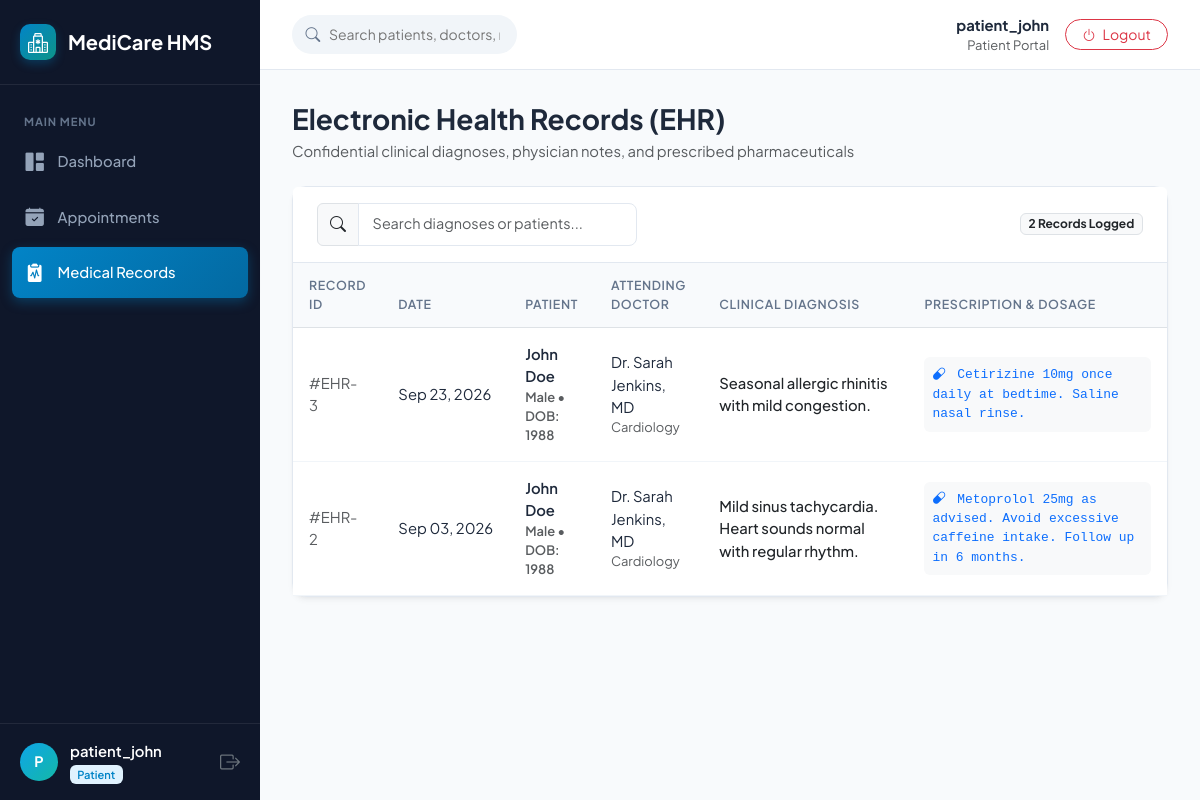
/medical-records (signed in), run on the app's committed database.
### models.py (models this page shows, shortened)
class User(db.Model):
    __tablename__ = 'users'
    id = db.Column(db.Integer, primary_key=True)
    username = db.Column(db.String(50), unique=True, nullable=False)
    password_hash = db.Column(db.String(255), nullable=False)
    role = db.Column(db.Enum('admin', 'doctor', 'receptionist', 'patient', name='user_roles'), nullable=False)
    email = db.Column(db.String(100), unique=True, nullable=False)
    created_at = db.Column(db.DateTime, default=datetime.utcnow)
    doctor_profile = db.relationship('Doctor', backref='user', uselist=False, cascade='all, delete-orphan')
    patient_profile = db.relationship('Patient', backref='user', uselist=False)

class MedicalRecord(db.Model):
    __tablename__ = 'medical_records'
    id = db.Column(db.Integer, primary_key=True)
    patient_id = db.Column(db.Integer, db.ForeignKey('patients.id', ondelete='CASCADE'), nullable=False)
    doctor_id = db.Column(db.Integer, db.ForeignKey('doctors.id', ondelete='CASCADE'), nullable=False)
    diagnosis = db.Column(db.Text, nullable=False)
    prescription = db.Column(db.Text, nullable=False)
    record_date = db.Column(db.DateTime, default=datetime.utcnow)

class Patient(db.Model):
    __tablename__ = 'patients'
    id = db.Column(db.Integer, primary_key=True)
    user_id = db.Column(db.Integer, db.ForeignKey('users.id', ondelete='SET NULL'), nullable=True)
    full_name = db.Column(db.String(100), nullable=False)
    dob = db.Column(db.Date, nullable=False)
    gender = db.Column(db.Enum('Male', 'Female', 'Other', name='patient_gender'), nullable=False)
    phone = db.Column(db.String(20), nullable=False)
    address = db.Column(db.Text, nullable=True)
    emergency_contact = db.Column(db.String(100), nullable=True)
    created_at = db.Column(db.DateTime, default=datetime.utcnow)
    appointments = db.relationship('Appointment', backref='patient', cascade='all, delete-orphan', lazy='dynamic')
    medical_records = db.relationship('MedicalRecord', backref='patient', cascade='all, delete-orphan', lazy='dynamic')
    billings = db.relationship('Billing', backref='patient', cascade='all, delete-orphan', lazy='dynamic')

class Doctor(db.Model):
    __tablename__ = 'doctors'
    id = db.Column(db.Integer, primary_key=True)
    user_id = db.Column(db.Integer, db.ForeignKey('users.id', ondelete='CASCADE'), nullable=False)
    full_name = db.Column(db.String(100), nullable=False)
    specialization = db.Column(db.String(100), nullable=False)
    phone = db.Column(db.String(20), nullable=False)
    room_number = db.Column(db.String(20), nullable=False)
    created_at = db.Column(db.DateTime, default=datetime.utcnow)
    appointments = db.relationship('Appointment', backref='doctor', cascade='all, delete-orphan', lazy='dynamic')
    medical_records = db.relationship('MedicalRecord', backref='doctor', cascade='all, delete-orphan', lazy='dynamic')

### app.py (the view)
    @app.route('/medical-records')
    @login_required
    def medical_records_view():
        role = session.get('user_role')
        user_id = session.get('user_id')
        if role == 'doctor':
            doc = Doctor.query.filter_by(user_id=user_id).first()
            records = MedicalRecord.query.filter_by(doctor_id=doc.id).order_by(MedicalRecord.record_date.desc()).all() if doc else []
        elif role == 'patient':
            pat = Patient.query.filter_by(user_id=user_id).first()
            records = MedicalRecord.query.filter_by(patient_id=pat.id).order_by(MedicalRecord.record_date.desc()).all() if pat else []
        else:
            records = MedicalRecord.query.order_by(MedicalRecord.record_date.desc()).all()
        patients = Patient.query.order_by(Patient.full_name).all()
        doctors = Doctor.query.all()
        return render_template('medical_records.html', records=records, patients=patients, doctors=doctors)

### templates/medical_records.html (shortened to what this page needs)
{% extends 'base.html' %}
{% block content %}
<div class="d-flex flex-wrap align-items-center justify-content-between gap-3 mb-4">
    <div>
        <h3 class="fw-bold mb-1">Electronic Health Records (EHR)</h3>
        <p class="text-muted mb-0">Confidential clinical diagnoses, physician notes, and prescribed pharmaceuticals</p>
    </div>
</div>
<div class="card">
    <div class="card-header bg-white py-3">
        <div class="d-flex justify-content-between align-items-center w-100">
            <div class="input-group" style="max-width: 320px;">
                <span class="input-group-text bg-light"><i class="bi bi-search"></i></span>
                <input type="text" id="recordSearchInput" class="form-control" placeholder="Search diagnoses or patients...">
            </div>
            <span class="badge bg-light text-dark border">{{ records|length }} Records Logged</span>
        </div>
    </div>
    <div class="table-responsive">
        <table class="table table-hover align-middle mb-0" id="recordsTable">
            <thead>
                <tr>
                    <th>Record ID</th>
                    <th>Date</th>
                    <th>Patient</th>
                    <th>Attending Doctor</th>
                    <th>Clinical Diagnosis</th>
                    <th>Prescription & Dosage</th>
                </tr>
            </thead>
            <tbody>
                {% for rec in records %}
                <tr>
                    <td class="text-muted">#EHR-{{ rec.id }}</td>
                    <td class="text-nowrap">{{ rec.record_date.strftime('%b %d, %Y') }}</td>
                    <td class="fw-semibold">
                        {{ rec.patient.full_name }}
                        <div class="small text-muted">{{ rec.patient.gender }} • DOB: {{ rec.patient.dob.strftime('%Y') }}</div>
                    </td>
                    <td>
                        {{ rec.doctor.full_name }}
                        <div class="small text-muted">{{ rec.doctor.specialization }}</div>
                    </td>
                    <td style="min-width: 200px;">
                        <div class="fw-medium text-dark">{{ rec.diagnosis }}</div>
                    </td>
                    <td style="min-width: 250px;">
                        <div class="p-2 bg-light rounded text-primary small font-monospace">
                            <i class="bi bi-capsule me-1"></i> {{ rec.prescription }}
                        </div>
                    </td>
                </tr>
                {% else %}
                <tr><td colspan="6" class="text-center text-muted py-4">No electronic health records found.</td></tr>
                {% endfor %}
            </tbody>
        </table>
    </div>
</div>
{% endblock %}

### templates/base.html (shortened to what this page needs)
<!DOCTYPE html>
<html lang="en">
<head>
    <link href="https://cdn.jsdelivr.net/npm/bootstrap@5.3.3/dist/css/bootstrap.min.css" rel="stylesheet">
    <link rel="stylesheet" href="https://cdn.jsdelivr.net/npm/bootstrap-icons@1.11.3/font/bootstrap-icons.min.css">
    <link rel="stylesheet" href="{{ url_for('static', filename='css/style.css') }}">
</head>
<body>
    {% if session.get('user_id') %}
    <div class="app-container">
        <aside class="sidebar">
            <a href="{{ url_for('dashboard') }}" class="sidebar-brand">
                <div class="brand-icon">
                    <i class="bi bi-hospital"></i>
                </div>
                <span>MediCare HMS</span>
            </a>
            <ul class="sidebar-nav">
                <li class="nav-header">Main Menu</li>
                <li class="nav-item">
                    <a href="{{ url_for('dashboard') }}" class="nav-link {% if request.path == url_for('dashboard') %}active{% endif %}">
                        <i class="bi bi-grid-1x2-fill"></i>
                        <span>Dashboard</span>
                    </a>
                </li>
                <li class="nav-item">
                    <a href="{{ url_for('appointments_view') }}" class="nav-link {% if request.path == url_for('appointments_view') %}active{% endif %}">
                        <i class="bi bi-calendar-check-fill"></i>
                        <span>Appointments</span>
                    </a>
                </li>
                {% if session.get('user_role') in ['admin', 'doctor', 'patient'] %}
                <li class="nav-item">
                    <a href="{{ url_for('medical_records_view') }}" class="nav-link {% if request.path == url_for('medical_records_view') %}active{% endif %}">
                        <i class="bi bi-clipboard2-pulse-fill"></i>
                        <span>Medical Records</span>
                    </a>
                </li>
                {% endif %}
            </ul>
            <div class="sidebar-footer">
                <div class="user-badge-sidebar">
                    <div class="avatar-sm">
                        {{ session.get('username')[0]|upper }}
                    </div>
                    <div class="flex-grow-1 overflow-hidden">
                        <div class="fw-semibold text-truncate text-white">{{ session.get('username') }}</div>
                        <span class="badge badge-soft-primary text-capitalize">{{ session.get('user_role') }}</span>
                    </div>
                    <a href="{{ url_for('logout') }}" class="text-secondary" title="Logout">
                        <i class="bi bi-box-arrow-right fs-5"></i>
                    </a>
                </div>
            </div>
        </aside>
        <div class="main-wrapper">
            <header class="topbar">
                <div class="d-flex align-items-center gap-3">
                    <div class="topbar-search d-none d-md-block">
                        <i class="bi bi-search"></i>
                        <input type="text" placeholder="Search patients, doctors, records...">
                    </div>
                </div>
                <div class="d-flex align-items-center gap-3">
                    <div class="text-end d-none d-sm-block">
                        <div class="fw-bold">{{ session.get('username') }}</div>
                        <div class="text-muted small text-capitalize">{{ session.get('user_role') }} Portal</div>
                    </div>
                    <a href="{{ url_for('logout') }}" class="btn btn-outline-danger btn-sm rounded-pill px-3">
                        <i class="bi bi-power me-1"></i> Logout
                    </a>
                </div>
            </header>
            <main class="page-content">
                {% block content %}{% endblock %}
            </main>
        </div>
    </div>
    {% endif %}
</body>
</html>

### data on the page
User: get "patient_john", get "Patient"
MedicalRecord: id "3", record_date "Sep 23, 2026", patient.full_name "John Doe", patient.gender "Male", patient.dob "1988", doctor.full_name "Dr. Sarah Jenkins, MD", doctor.specialization "Cardiology", diagnosis "Seasonal allergic rhinitis with mild congestion.", prescription "Cetirizine 10mg once daily at bedtime. Saline nasal rinse."
MedicalRecord: id "2", record_date "Sep 03, 2026", patient.full_name "John Doe", patient.gender "Male", patient.dob "1988", doctor.full_name "Dr. Sarah Jenkins, MD", doctor.specialization "Cardiology", diagnosis "Mild sinus tachycardia. Heart sounds normal with regular rhythm.", prescription "Metoprolol 25mg as advised. Avoid excessive caffeine intake. Follow up in 6 months."

### other printed values
{{ session.get('username')[0]|upper }} "P"
{{ records|length }} "2"
